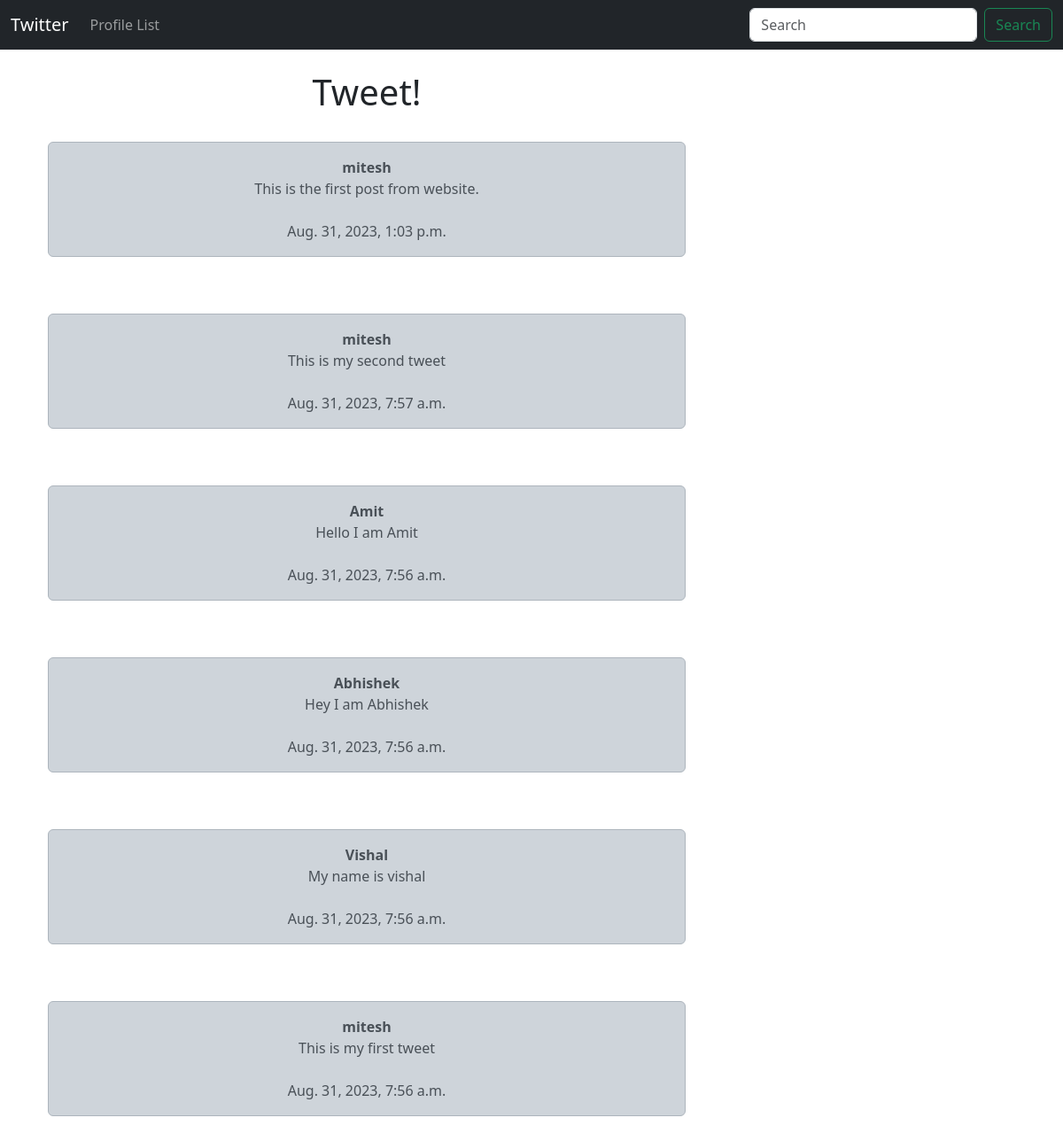
The page / on the database its author committed.
### twitter/models.py (models this page shows, shortened)
class Tweet(models.Model):
    user = models.ForeignKey(User, related_name="tweets", on_delete=models.DO_NOTHING)
    body = models.CharField(max_length=200)
    created_at = models.DateTimeField(auto_now_add=True)

### twitter/views.py (the view)
# urls.py: path('', views.home, name='home'),
def home(request):
    if request.user.is_authenticated:
        form = TweetForm(request.POST or None)
        if request.method == 'POST':
            if form.is_valid():
                tweet = form.save(commit=False)
                tweet.user = request.user
                tweet.save()
                messages.success(request, ("You tweet has been posted"))
                return redirect('home')
        tweets = Tweet.objects.all().order_by("-created_at")
        return render(request, 'home.html', {"tweets":tweets, "form":form})
    else:
        tweets = Tweet.objects.all().order_by("-created_at")
        return render(request, 'home.html', {"tweets":tweets})

### twitter/templates/home.html (shortened to what this page needs)
{% extends 'base.html' %}
{% block content %}
<div class="container text-center">
    <div class="row">
        <div class="col-8">
            <h1>Tweet!</h1><br/>
            {% for tweet in tweets %}
            <div class="alert alert-dark" role="alert">
                <strong>{{tweet.user}}</strong><br/>
                {{tweet.body}}<br/><br/>
                {{tweet.created_at}}
            </div> <br/><br/>
            {% endfor %}
        </div>
        <div class="col-4">
            <br/><br/><br/><br/>
        </div>
{% endblock content %}

### rows shown on the page
Tweet: user "mitesh", body "This is the first post from website.", created_at "Aug. 31, 2023, 1:03 p.m."
Tweet: user "mitesh", body "This is my second tweet", created_at "Aug. 31, 2023, 7:57 a.m."
Tweet: user "Amit", body "Hello I am Amit", created_at "Aug. 31, 2023, 7:56 a.m."
Tweet: user "Abhishek", body "Hey I am Abhishek", created_at "Aug. 31, 2023, 7:56 a.m."
Tweet: user "Vishal", body "My name is vishal", created_at "Aug. 31, 2023, 7:56 a.m."
Tweet: user "mitesh", body "This is my first tweet", created_at "Aug. 31, 2023, 7:56 a.m."
